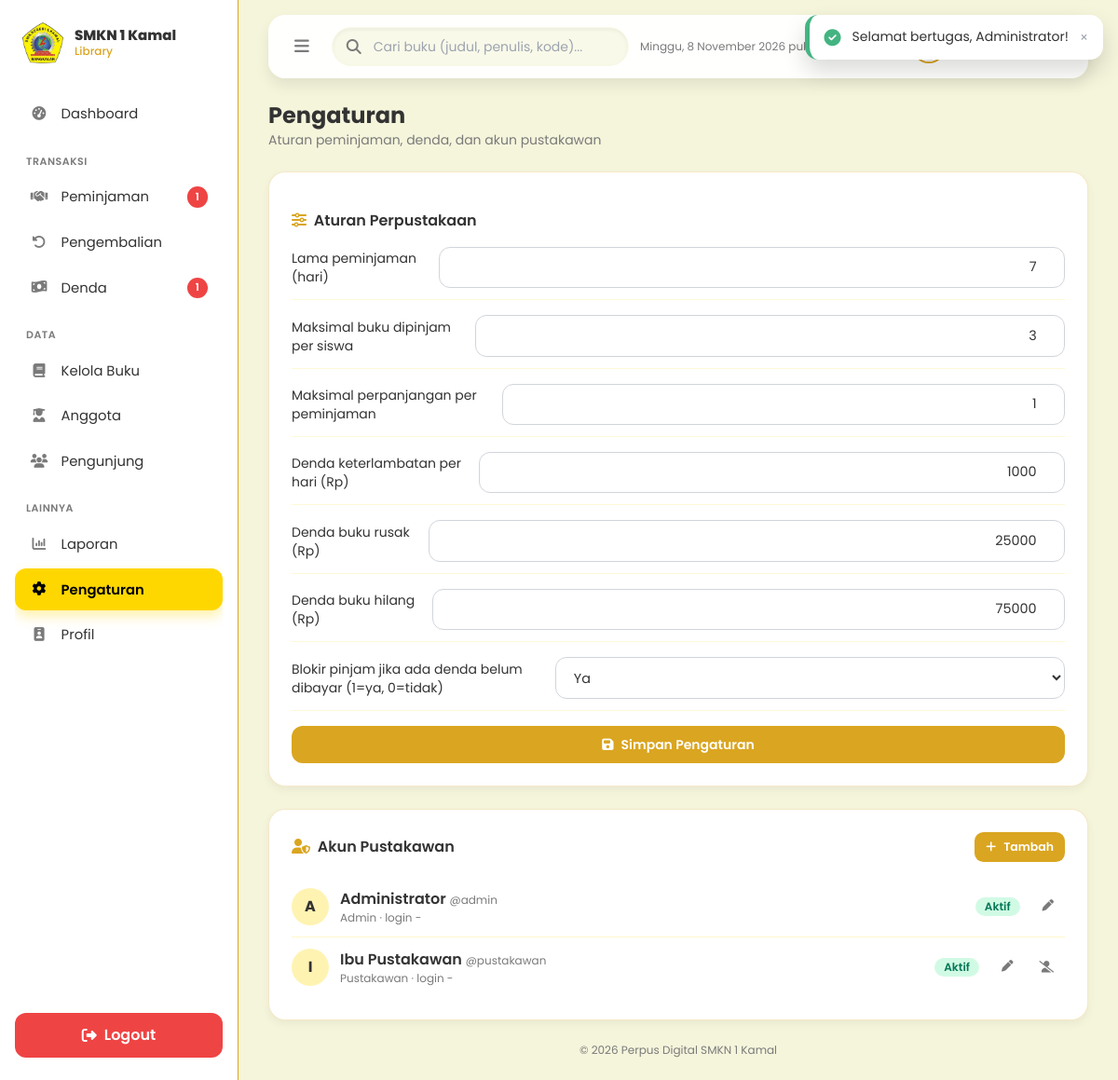
The page /dashboard_admin.php?page=pengaturan (signed in) on the database its author committed.
### tables this page shows
CREATE TABLE `pengaturan` (
  `kunci` VARCHAR(50)  NOT NULL,
  `nilai` VARCHAR(255) NOT NULL,
  `label` VARCHAR(100) NOT NULL,
  PRIMARY KEY (`kunci`)
);

CREATE TABLE `users` (
  `id_user`     INT(11) NOT NULL AUTO_INCREMENT,
  `username`    VARCHAR(50)  NOT NULL,
  `nama`        VARCHAR(100) NOT NULL,
  `password`    VARCHAR(255) NOT NULL COMMENT 'hash password_hash()',
  `role`        ENUM('admin','pustakawan') NOT NULL DEFAULT 'pustakawan',
  `status`      ENUM('aktif','nonaktif') NOT NULL DEFAULT 'aktif',
  `last_login`  DATETIME NULL DEFAULT NULL,
  `created_at`  TIMESTAMP NOT NULL DEFAULT CURRENT_TIMESTAMP,
  PRIMARY KEY (`id_user`),
  UNIQUE KEY `uk_username` (`username`)
);

### includes/auth.php (called while the page is built, shortened)
<?php
function staf(): ?array  { return $_SESSION['staf'] ?? null; }
function require_staf(?string $role = null): array
{
    $s = staf();
    $row = db_one("SELECT status FROM users WHERE id_user = ?", [(int)$s['id']]);
    return $s;
}

### pages/admin/pengaturan.php (the view, shortened to what this page needs)
<?php
$set = db_all("SELECT * FROM pengaturan ORDER BY FIELD(kunci,'lama_pinjam','maks_pinjam','maks_perpanjang','denda_per_hari','denda_rusak','denda_hilang','blokir_jika_denda')");
$isAdmin = $staf['role'] === 'admin';
$stafList = $isAdmin ? db_all("SELECT id_user, username, nama, role, status, last_login FROM users ORDER BY role, nama") : [];
?>
<div class="grid gap-6 xl:grid-cols-2">
  <form method="post" action="aksi_admin.php" class="card space-y-4 p-6">
    <h2 class="font-semibold"><i class="fa-solid fa-sliders mr-1 text-gold-dark"></i> Aturan Perpustakaan</h2>
    <?php foreach ($set as $s): ?>
      <div class="flex items-center justify-between gap-4 border-b border-gold/15 pb-3">
        <label class="text-sm" for="set-<?= e($s['kunci']) ?>"><?= e($s['label']) ?></label>
        <?php if ($s['kunci'] === 'blokir_jika_denda'): ?>
          <select id="set-<?= e($s['kunci']) ?>" name="set[<?= e($s['kunci']) ?>]" class="input w-36"><option value="1" <?= $s['nilai'] === '1' ? 'selected' : '' ?>>Ya</option></select>
        <?php else: ?>
          <input id="set-<?= e($s['kunci']) ?>" type="number" min="0" name="set[<?= e($s['kunci']) ?>]" value="<?= e($s['nilai']) ?>" class="input w-36 text-right" <?= $isAdmin ? '' : 'readonly' ?>>
        <?php endif; ?>
      </div>
    <?php endforeach; ?>
    <?php if ($isAdmin): ?><button class="btn btn-gold w-full"><i class="fa-solid fa-floppy-disk"></i> Simpan Pengaturan</button>
    <?php else: ?><p class="text-xs text-soft"><i class="fa-solid fa-lock"></i> Hanya akun dengan peran <b>admin</b> yang dapat mengubah pengaturan.</p><?php endif; ?>
  </form>
  <?php if ($isAdmin): ?>
  <div class="card p-6">
    <div class="mb-4 flex items-center justify-between">
      <h2 class="font-semibold"><i class="fa-solid fa-user-shield mr-1 text-gold-dark"></i> Akun Pustakawan</h2>
      <button class="btn btn-gold btn-sm" data-modal-open="modal-staf" data-fill='<?= e(json_encode(['id_user' => '', 'username' => '', 'nama' => '', 'role' => 'pustakawan', 'judul_modal' => 'Tambah Pustakawan'])) ?>'><i class="fa-solid fa-plus"></i> Tambah</button>
    </div>
    <div class="divide-y divide-gold/20">
    <?php foreach ($stafList as $u): ?>
      <div class="flex flex-wrap items-center gap-3 py-3">
        <span class="flex h-10 w-10 items-center justify-center rounded-full bg-gold/30 font-bold"><?= e(mb_strtoupper(mb_substr($u['nama'] ?: $u['username'], 0, 1))) ?></span>
        <div class="min-w-0 flex-1">
          <p class="font-semibold"><?= e($u['nama']) ?> <span class="text-xs font-normal text-soft">@<?= e($u['username']) ?></span></p>
          <p class="text-xs text-soft"><?= ucfirst($u['role']) ?> · login <?= tgl($u['last_login'], true) ?></p>
        </div>
        <?= status_badge($u['status']) ?>
        <div class="flex gap-1">
          <button class="btn btn-ghost btn-sm" title="Edit" data-modal-open="modal-staf" data-fill='<?= e(json_encode($u + ['judul_modal' => 'Edit Pustakawan'])) ?>'><i class="fa-solid fa-pen"></i></button>
          <?php if ($u['id_user'] !== $staf['id']): ?>
          <form method="post" action="aksi_admin.php"><?= csrf_field() ?><input type="hidden" name="aksi" value="staf_status"><input type="hidden" name="id_user" value="<?= $u['id_user'] ?>">
            <button class="btn btn-ghost btn-sm" title="<?= $u['status'] === 'aktif' ? 'Nonaktifkan' : 'Aktifkan' ?>"><i class="fa-solid <?= $u['status'] === 'aktif' ? 'fa-user-slash' : 'fa-user-check' ?>"></i></button></form>
          <?php endif; ?>
        </div>
      </div>
    <?php endforeach; ?>
    </div>
  </div>
  <?php endif; ?>
</div>

### includes/functions.php (shortened to what this page needs)
<?php
function e($v): string
{
    return htmlspecialchars((string)($v ?? ''), ENT_QUOTES, 'UTF-8');
}
function db_query(string $sql, array $params = [])
{
    global $conn;
    $stmt = $conn->prepare($sql);
    if ($params) {
        $types = '';
        foreach ($params as $p) {
            $types .= is_int($p) ? 'i' : (is_float($p) ? 'd' : 's');
        }
        $stmt->bind_param($types, ...$params);
    }
    $stmt->execute();
    return $stmt;
}
function db_all(string $sql, array $params = []): array
{
    $res = db_query($sql, $params)->get_result();
    return $res ? $res->fetch_all(MYSQLI_ASSOC) : [];
}
function db_one(string $sql, array $params = []): ?array
{
    $res = db_query($sql, $params)->get_result();
    $row = $res ? $res->fetch_assoc() : null;
    return $row ?: null;
}
function tgl($date, bool $withTime = false): string
{
    if (!$date) return '-';
    $bulan = ['', 'Jan', 'Feb', 'Mar', 'Apr', 'Mei', 'Jun', 'Jul', 'Agu', 'Sep', 'Okt', 'Nov', 'Des'];
    $t = strtotime($date);
    $s = date('j', $t) . ' ' . $bulan[(int)date('n', $t)] . ' ' . date('Y', $t);
    return $withTime ? $s . ', ' . date('H:i', $t) : $s;
}
function status_badge(string $status): string
{
    $map = [
        'menunggu'         => ['Menunggu', 'bg-amber-100 text-amber-700'],
        'dipinjam'         => ['Dipinjam', 'bg-gold/20 text-gold-dark'],
        'diajukan_kembali' => ['Diajukan Kembali', 'bg-sky-100 text-sky-700'],
        'dikembalikan'     => ['Dikembalikan', 'bg-emerald-100 text-emerald-700'],
        'ditolak'          => ['Ditolak', 'bg-red-100 text-red-600'],
        'dibatalkan'       => ['Dibatalkan', 'bg-gray-100 text-gray-500'],
        'belum_dibayar'    => ['Belum Dibayar', 'bg-red-100 text-red-600'],
        'lunas'            => ['Lunas', 'bg-emerald-100 text-emerald-700'],
        'aktif'            => ['Aktif', 'bg-emerald-100 text-emerald-700'],
        'nonaktif'         => ['Nonaktif', 'bg-gray-100 text-gray-500'],
    ];
    [$label, $cls] = $map[$status] ?? [ucfirst($status), 'bg-gray-100 text-gray-600'];
    return '<span class="inline-flex items-center rounded-full px-2.5 py-0.5 text-xs font-semibold ' . $cls . '">' . e($label) . '</span>';
}

### assets/css/app.css (style rules this page uses)
body { font-family: 'Poppins', sans-serif; color: #333; }
.card { background: #fff; border-radius: 18px; border: 1px solid rgba(218,165,32,.25); box-shadow: 0 4px 10px rgba(0,0,0,.05); }
.input { width: 100%; border: 1px solid #d1d5db; border-radius: .75rem; padding: .65rem .9rem; font-size: .9rem; background: #fff; color: #333; transition: border-color .2s, box-shadow .2s; }
.btn { display: inline-flex; align-items: center; justify-content: center; gap: .5rem; border-radius: .75rem; padding: .6rem 1.1rem; font-weight: 600; font-size: .875rem; transition: all .2s ease; cursor: pointer; }
.btn-gold { background: #DAA520; color: #fff; }
.btn-ghost { color: #7A7A7A; }
.btn-sm { padding: .4rem .75rem; font-size: .78rem; border-radius: .6rem; }

### rows shown on the page
pengaturan: label "Lama peminjaman (hari)", nilai "7"
pengaturan: label "Maksimal buku dipinjam per siswa", nilai "3"
pengaturan: label "Maksimal perpanjangan per peminjaman", nilai "1"
pengaturan: label "Denda keterlambatan per hari (Rp)", nilai "1000"
pengaturan: label "Denda buku rusak (Rp)", nilai "25000"
pengaturan: label "Denda buku hilang (Rp)", nilai "75000"
pengaturan: label "Blokir pinjam jika ada denda belum dibayar (1=ya, 0=tidak)", nilai+kunci "Ya"
users: nama "A", nama "Administrator", username "admin", role "Admin", last_login "-"
users: nama "I", nama "Ibu Pustakawan", username "pustakawan", role "Pustakawan", last_login "-"

### other values the page prints
$m[0] "Dashboard"
$m[1] "TRANSAKSI"
$m[0] "Peminjaman"
$m[2] "1"
$m[0] "Pengembalian"
$m[0] "Denda"
$m[1] "DATA"
$m[0] "Kelola Buku"
$m[0] "Anggota"
$m[0] "Pengunjung"
$m[1] "LAINNYA"
$m[0] "Laporan"
$m[0] "Pengaturan"
$m[0] "Profil"
$judul "Pengaturan"
